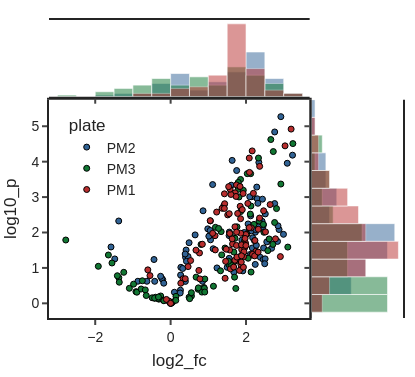
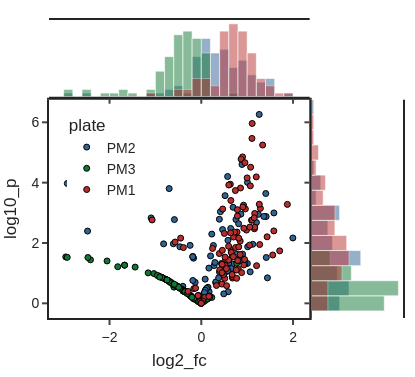

The notebook cell saved with these charts, in order:
### Code cell
fig1 = px.scatter(
    growth_pval.filter(
        pl.col("log2_fc")>-3,
        pl.col("condition")=="dark",
        pl.col("model")=="log",
    ),
    x="log2_fc",
    y="log10_p",
    color="plate",
    hover_data="well",
    # facet_col="condition",
    marginal_y="histogram",
    marginal_x="histogram"
)
fig1.update_layout({
    "height": 100 * (600 / 158.75),
    "width": 110 * (600 / 158.75),
    "legend": {"x": 0.05, "y":0.7}
})


fig2 = px.scatter(
    growth_pval.filter(
        pl.col("log2_fc")>-3,
        pl.col("condition")=="light",
        pl.col("model")=="log",
    ),
    x="log2_fc",
    y="log10_p",
    color="plate",
    hover_data="well",
    # facet_col="condition",
    marginal_y="histogram",
    marginal_x="histogram"
)
fig2.update_layout({
    "height": 100 * (600 / 158.75),
    "width": 110 * (600 / 158.75),
    "legend": {"x": 0.05, "y":0.7}
})

fig1.show()
fig1.write_html("figures/1_volcano_biologs_dark_log.html")
fig1.write_image("figures/1_volcano_biologs_dark_log.png")
fig1.write_image("figures/1_volcano_biologs_dark_log.svg")
fig2.show()
fig2.write_html("figures/1_volcano_biologs_light_log.html")
fig2.write_image("figures/1_volcano_biologs_light_log.png")
fig2.write_image("figures/1_volcano_biologs_light_log.svg")
